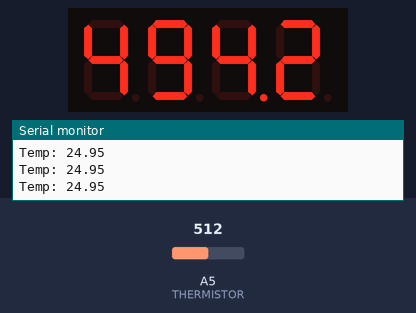
Recording of a sketch running on a simulated Arduino Uno, built with avr-gcc and run on an emulated ATmega328P. Shown: 4-digit seven-segment display, the last lines printed to the serial monitor. Wiring (inferred from the names in the program): 4-digit 7-segment display, segments lit when HIGH: segments A0, A1, A2, pin 2, pin 4, pin 7, pin 8, pin 13; digit selects pin 5, pin 6, pin 9, pin 10. Inputs (shaded band) come from the test bench; at power-on: A5 (THERMISTOR) = 512. The segment pins are drawn as the display they are named for.

Above: at 1.2 s.
1.3 s: A5 (THERMISTOR) set to 645
At 2.2 s:
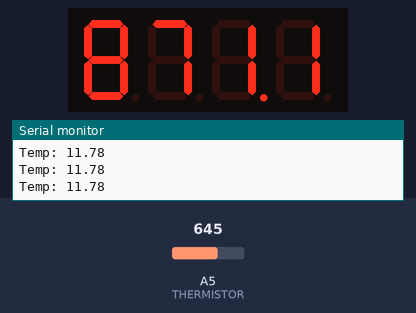
2.8 s: A5 (THERMISTOR) set to 672
At 3.3 s:
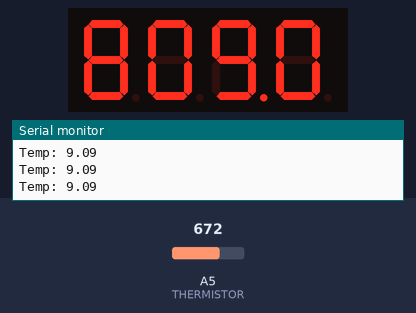
4.3 s: A5 (THERMISTOR) set to 511
At 5.5 s:
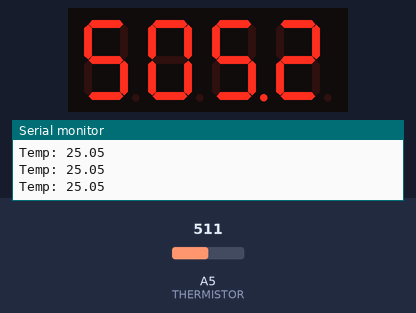
5.8 s: A5 (THERMISTOR) set to 716
At 6.8 s:
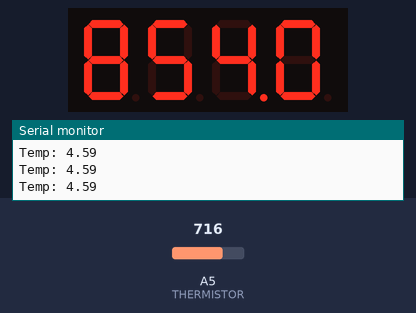
Timing chart, 0 to 8.3 s (numbered marks = the images above; inputs shaded):
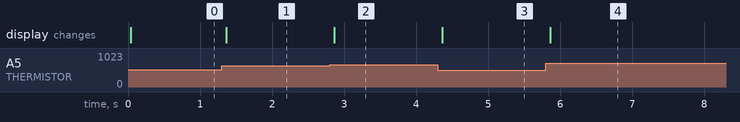

Measured:
- after the input at 1.3 s, the display: changes after 0.06 s (image 1)
- after the input at 2.8 s, the display: changes after 0.06 s (image 2)
- after the input at 4.3 s, the display: changes after 0.06 s (image 3)
- after the input at 5.8 s, the display: changes after 0.06 s (image 4)

The sketch:

7segment15.ino
```cpp
#define THERMISTOR A5  // thermistor pin
#define R0 10000
#define B 3435  // B: 3435 K the beta coefficient of the thermistor
#define R1 10000
float T0 = 25;  // °C reference temp.
float R;
float T;
int Ta;
int T1;
int T2;
int T3;
int T4;

int segmentA = A0;
int segmentB = A1;
int segmentC = A2;
int segmentD = 2;
int segmentE = 4;
int segmentF = 7;
int segmentG = 8;
int segmentDP = 13;
int digit1 = 5;
int digit2 = 6;
int digit3 = 9;
int digit4 = 10;

float averageTemp[5];

void average(float temp) {
  for (int num = 0; num <= 5; num++) {
    averageTemp[num] = temp;
  }
  temp = (averageTemp[0] + averageTemp[1] + averageTemp[2] + averageTemp[3] + averageTemp[4]) / 5;
}

void setup() {
  T0 = T0 + 273.15;  // conversion from Celsius to kelvin
  Serial.begin(9600);
  pinMode(segmentA, OUTPUT);
  pinMode(segmentB, OUTPUT);
  pinMode(segmentC, OUTPUT);
  pinMode(segmentD, OUTPUT);
  pinMode(segmentE, OUTPUT);
  pinMode(segmentF, OUTPUT);
  pinMode(segmentG, OUTPUT);
  pinMode(segmentDP, OUTPUT);
  pinMode(digit1, OUTPUT);
  pinMode(digit2, OUTPUT);
  pinMode(digit3, OUTPUT);
  pinMode(digit4, OUTPUT);
}

void diactivepin() {
  digitalWrite(digit1, 0);
  digitalWrite(digit2, 0);
  digitalWrite(digit3, 0);
  digitalWrite(digit4, 0);
}

void activepin(int digit) {
  switch (digit) {
    case 1:
      digitalWrite(digit1, 1);
      break;
    case 2:
      digitalWrite(digit2, 1);
      break;
    case 3:
      digitalWrite(digit3, 1);
      break;
    case 4:
      digitalWrite(digit4, 1);
      break;
  }
}

void tempout(int temp1, int temp2, int temp3, int temp4) {
  for (int num = 4; num >= 1; num--) {
    activepin(num);
    switch (num) {
      case 4:
        displaysegment(temp4, 0);

        break;
      case 3:
        displaysegment(temp3, 1);

        break;
      case 2:
        displaysegment(temp2, 0);

        break;
      case 1:
        displaysegment(temp1, 0);

        break;
    }
    delay(2);
    diactivepin();
  }
}

void Segment(byte a, byte b, byte c, byte d, byte e, byte f, byte g, byte dp) {
  digitalWrite(segmentA, a);
  digitalWrite(segmentB, b);
  digitalWrite(segmentC, c);
  digitalWrite(segmentD, d);
  digitalWrite(segmentE, e);
  digitalWrite(segmentF, f);
  digitalWrite(segmentG, g);
  digitalWrite(segmentDP, dp);
}

void displaysegment(int digit, int dp) {
  switch (digit) {
    case 0:
      Segment(1, 1, 1, 1, 1, 1, 0, dp);
      break;
    case 1:
      Segment(0, 1, 1, 0, 0, 0, 0, dp);
      break;
    case 2:
      Segment(1, 1, 0, 1, 1, 0, 1, dp);
      break;
    case 3:
      Segment(1, 1, 1, 1, 0, 0, 1, dp);
      break;
    case 4:
      Segment(0, 1, 1, 0, 0, 1, 1, dp);
      break;
    case 5:
      Segment(1, 0, 1, 1, 0, 1, 1, dp);
      break;
    case 6:
      Segment(1, 0, 1, 1, 1, 1, 1, dp);
      break;
    case 7:
      Segment(1, 1, 1, 0, 0, 0, 0, dp);
      break;
    case 8:
      Segment(1, 1, 1, 1, 1, 1, 1, dp);
      break;
    case 9:
      Segment(1, 1, 1, 1, 0, 1, 1, dp);
      break;
    case 10:
      Segment(0, 0, 0, 0, 0, 0, 0, dp);
      break;
  }
}

void loop() {
  int samples;
  samples = analogRead(THERMISTOR);  // read the input on analog pin 0
  R = R1 * (samples / (1023.0 - samples));
  T = (1.0 / ((1.0 / T0) + (1.0 / B) * log(R / R0))) - 273.15;
  average(T);
  Serial.print("Temp: ");  // print out the value
  Serial.println(T);

  Ta = T * 100;
  T1 = Ta % 10;
  T2 = (Ta % 100) / 10;
  T3 = (Ta % 1000) / 100;
  T4 = (Ta % 10000) / 1000;
  tempout(T1, T2, T3, T4);
}
```
